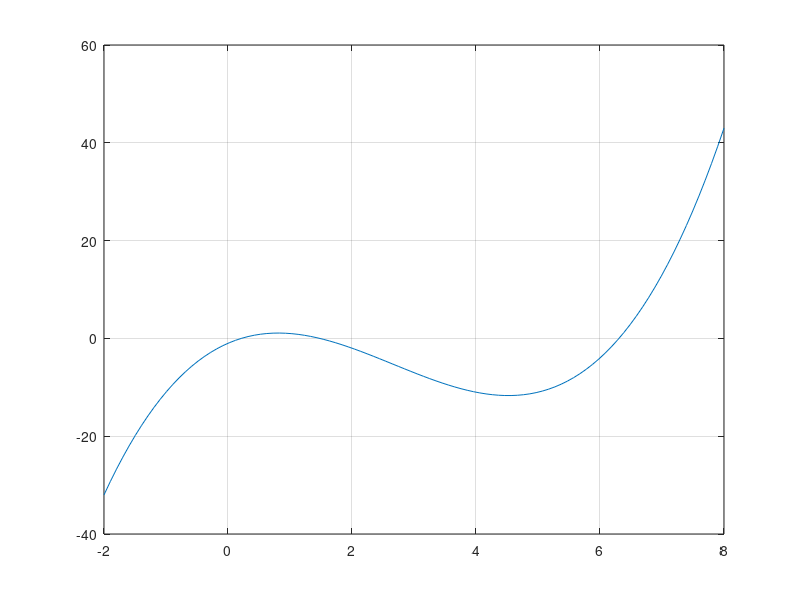

This chart was generated by the following MATLAB code:
clc
n=17;

%first root
x0=-1;
tol=10^-4;
f=@(x) 0.5*x.^3 - 4*x.^2 + 5.5*x -1;
f1= @(x) 1.5*x.^2 -8*x + 5.5;
x=x0;
    for i=1:n
            x=x-f(x)/f1(x);
    end
    xn=x;
    a=f(xn);
    r=abs(a-0);
    if r>tol
        warning('Desired accuracy not achieved.')
    end
fprintf('The first root is %f.\n\n',xn);


%second root
x0=2;
tol=10^-4;
f=@(x) 0.5*x.^3 - 4*x.^2 + 5.5*x -1;
f1= @(x) 1.5*x.^2 -8*x + 5.5;
x=x0;
    for i=1:n
            x=x-f(x)/f1(x);
    end
    xn=x;
    a=f(xn);
    r=abs(a-0);
    if r>tol
        warning('Desired accuracy not achieved.')
    end
fprintf('The second root is %f.\n\n',xn);


%third root
x0=7;
tol=10^-4;
f=@(x) 0.5*x.^3 - 4*x.^2 + 5.5*x -1;
f1= @(x) 1.5*x.^2 -8*x + 5.5;
x=x0;
    for i=1:n
            x=x-f(x)/f1(x);
    end
    xn=x;
    a=f(xn);
    r=abs(a-0);
    if r>tol
        warning('Desired accuracy not achieved.')
    end
fprintf('The third root is %f.\n\n',xn);


x=linspace(-2,8);
y=0.5*x.^3 - 4*x.^2 + 5.5*x -1;
plot(x,y)
grid on

%Graphically
fprintf('Graphically 1 st root is 0.1.\n\n')
fprintf('Graphically 2 nd root is 1.5.\n\n')
fprintf('Graphically 3 rd root is 6.4.\n\n')
